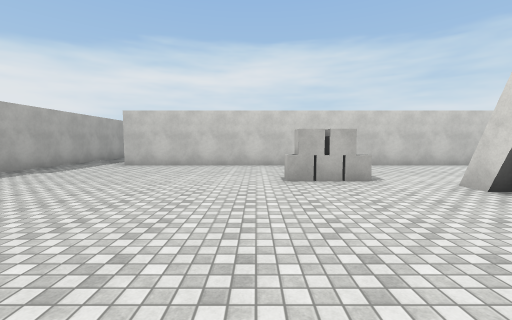
[1] (above)

22 first-person views from a walk through a Unity game level. The camera is 1.5 m above the floor, tilts 4° down and sees 90° across. The floor is counted in squares, 2 m on a side. Each view is taken from the middle of a square. On the plan, view 1 faces up. The plan holds only what a view shows up to about 9 squares ahead; the rest is blank. The player is left out. Surface patterns are stand-ins for the level's own textures.

[2]
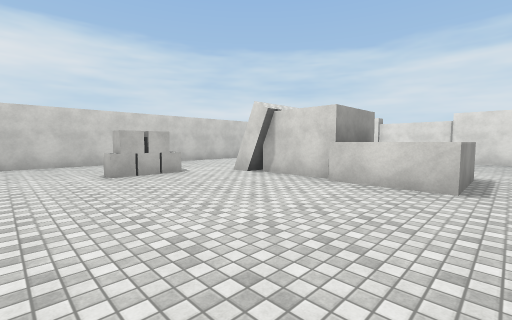

[3]
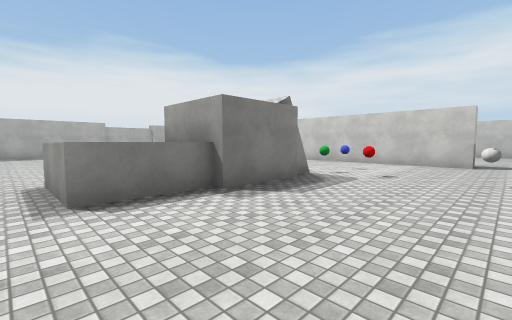

[4]
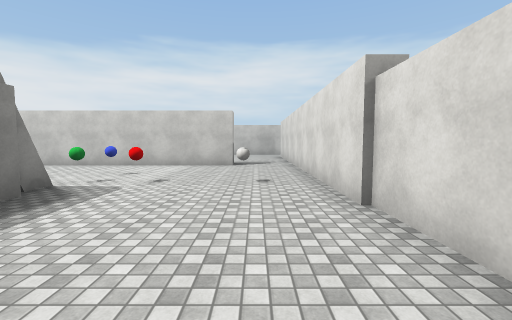

[5]
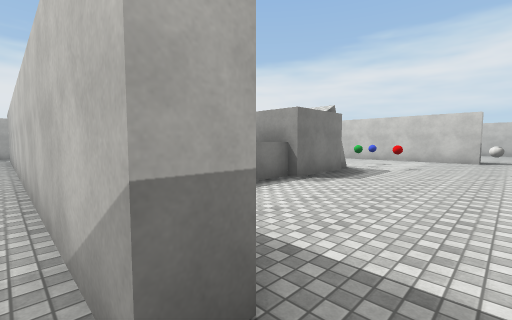

[6]
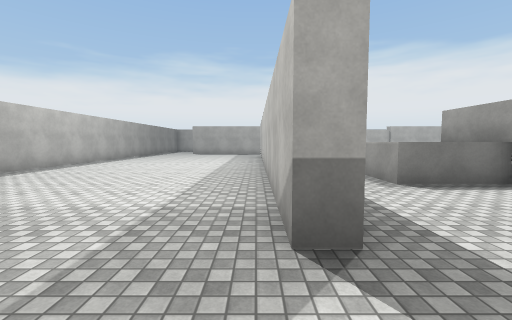

[7]
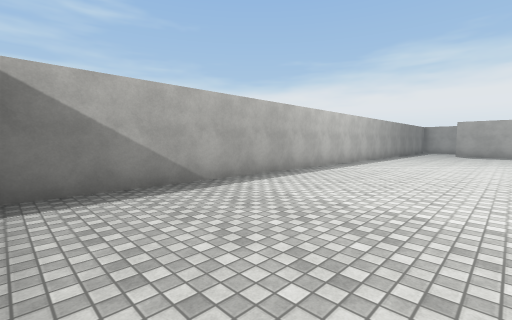

[8]
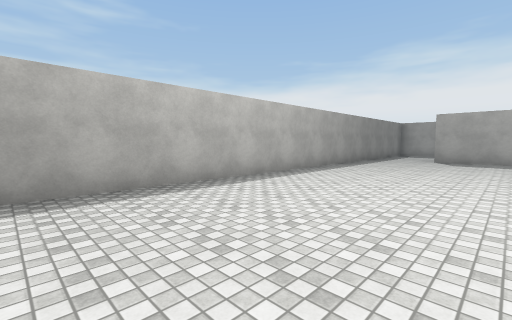

[9]
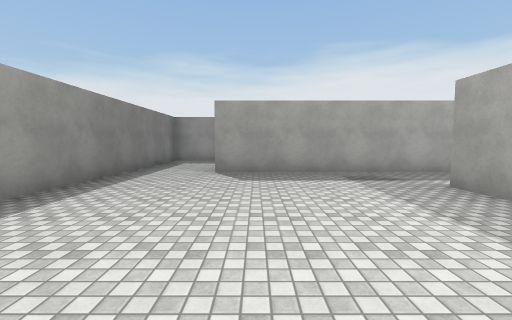

[10]
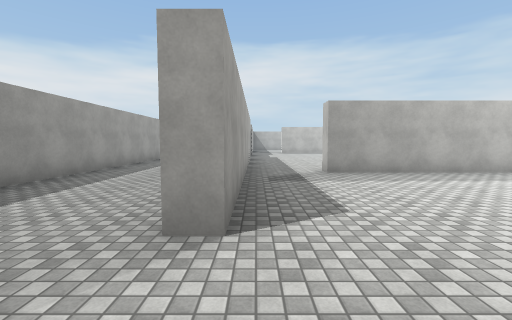

[11]
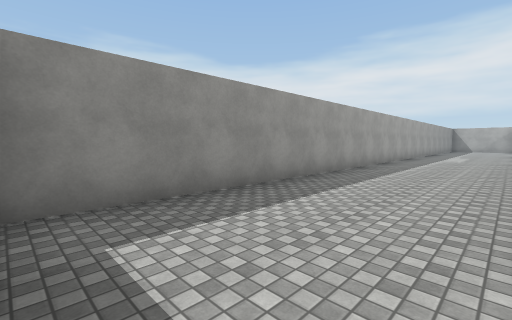

[12]
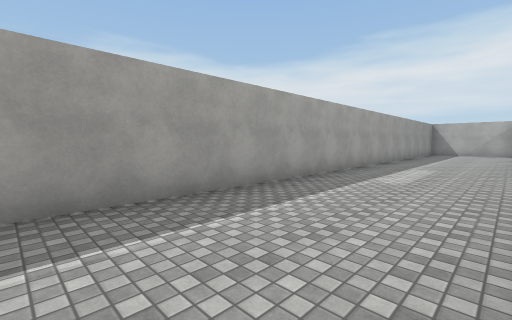

[13]
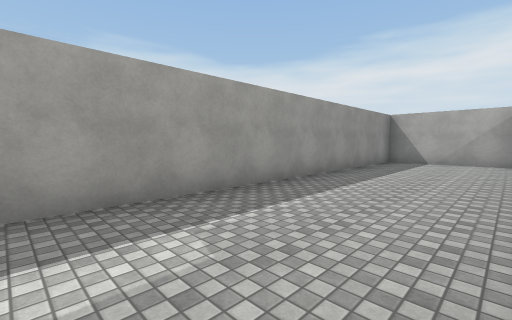

[14]
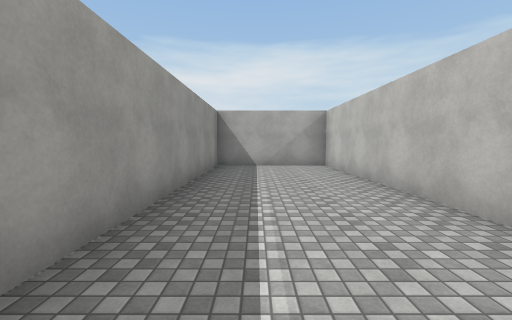

[15]
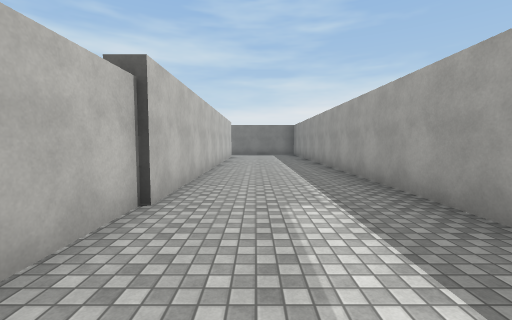

[16]
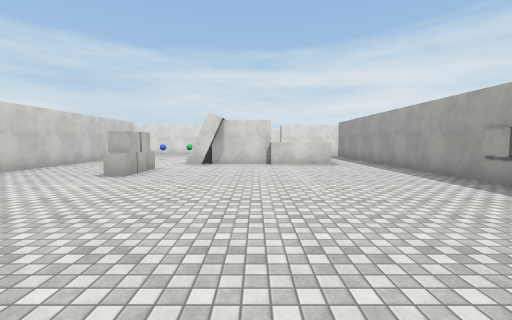

[17]
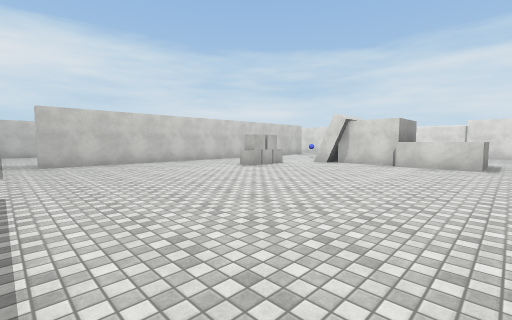

[18]
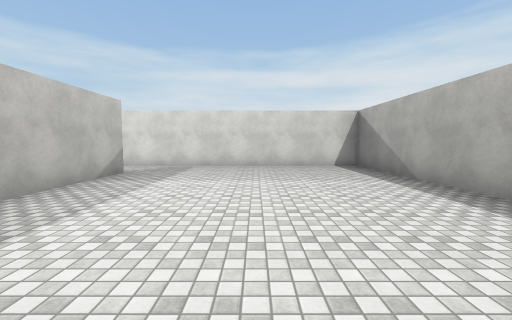

[19]
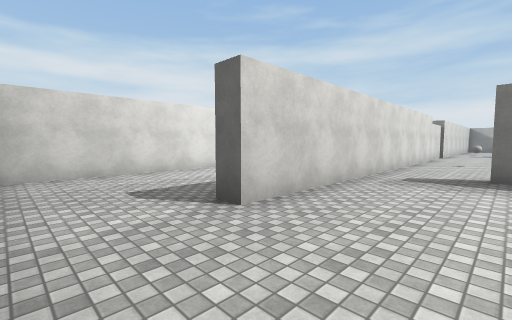

[20]
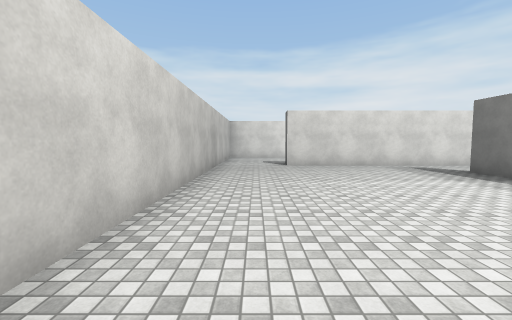

[21]
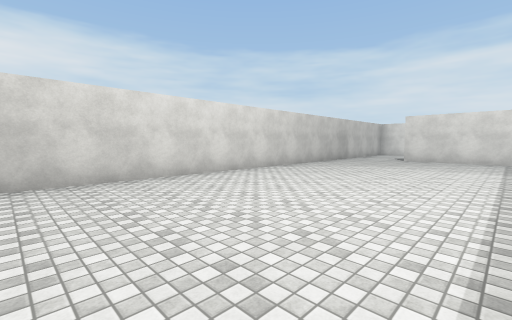

[22]
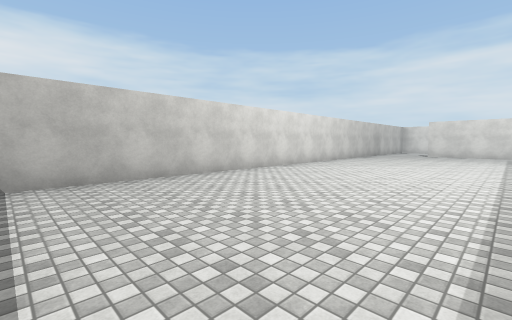

### Floor plan
Ten units are one square. View 1 is at (0, 0); x grows to the right and y downward. Boxes are objects, and circles mark ways between rooms. Rooms are numbered by the first view taken in them; rooms with no view inside come last. Other rooms are left out.
<svg viewBox="-107 -157 222 254">
<path fill="none" stroke="#000" d="M35 -34 35 -44M55 -42 55 -38M58 -36 58 -15 38 -15 38 -35M55 -16 55 5 35 5 35 -15M4 23 41 23M83 -87 83 -82 -42 -82 -42 -88M102 -12 102 -86M-62 -91 -62 -61M102 15 102 -5M-14 27 -42 27 -42 22M-66 30 -66 -48M-62 8 -62 70 -68 70M-90 92 102 92 102 15M83 21 83 27 6 27M-66 -91 -66 -152 -102 -152 -102 91M71 -87 83 -87M102 -86 102 -130M110 -152 -51 -152"/>
<rect x="5" y="-55" width="10" height="10" fill="#bbb"><title>other object</title></rect>
<rect x="15" y="-55" width="10" height="10" fill="#bbb"><title>other object</title></rect>
<rect x="55" y="-55" width="10" height="10" fill="#bbb"><title>green ball</title></rect>
<rect x="55" y="-65" width="10" height="10" fill="#bbb"><title>other object</title></rect>
<rect x="65" y="-55" width="10" height="10" fill="#bbb"><title>red ball</title></rect>
<rect x="85" y="-55" width="10" height="10" fill="#bbb"><title>ball</title></rect>
<circle cx="-50" cy="20" r="3" fill="#2a7"/>
<circle cx="95" cy="20" r="3" fill="#2a7"/>
<circle cx="-50" cy="-90" r="3" fill="#2a7"/>
<circle cx="95" cy="-90" r="3" fill="#2a7"/>
<text x="20" y="-40">1</text>
<text x="-30" y="30">2</text>
<text x="30" y="-120">3</text>
</svg>
Room 1 opens to room 2. Room 1 opens to room 3.

Where each view was taken, in squares from view 1:
view 1: 0 up, 0 right, facing up
view 2: 1 down, 1 left, facing up-right
view 3: 1 down, 9 right, facing up-left
view 4: 0 up, 9 right, facing up
view 5: 3 down, 9 right, facing up-left
view 6: 3 down, 10 right, facing left
view 7: 5 down, 10 right, facing down-left
view 8: 5 down, 5 right, facing down-left
view 9: 6 down, 0 right, facing left
view 10: 9 down, 6 left, facing up
view 11: 9 down, 7 left, facing up-left
view 12: 2 down, 7 left, facing up-left
view 13: 5 up, 7 left, facing up-left
view 14: 7 up, 9 left, facing up
view 15: 6 up, 8 left, facing down
view 16: 2 up, 5 left, facing right
view 17: 1 down, 5 left, facing up-right
view 18: 6 down, 2 right, facing right
view 19: 15 up, 8 right, facing down-right
view 20: 14 up, 2 right, facing right
view 21: 10 up, 1 left, facing up-right
view 22: 10 up, 5 left, facing up-right
